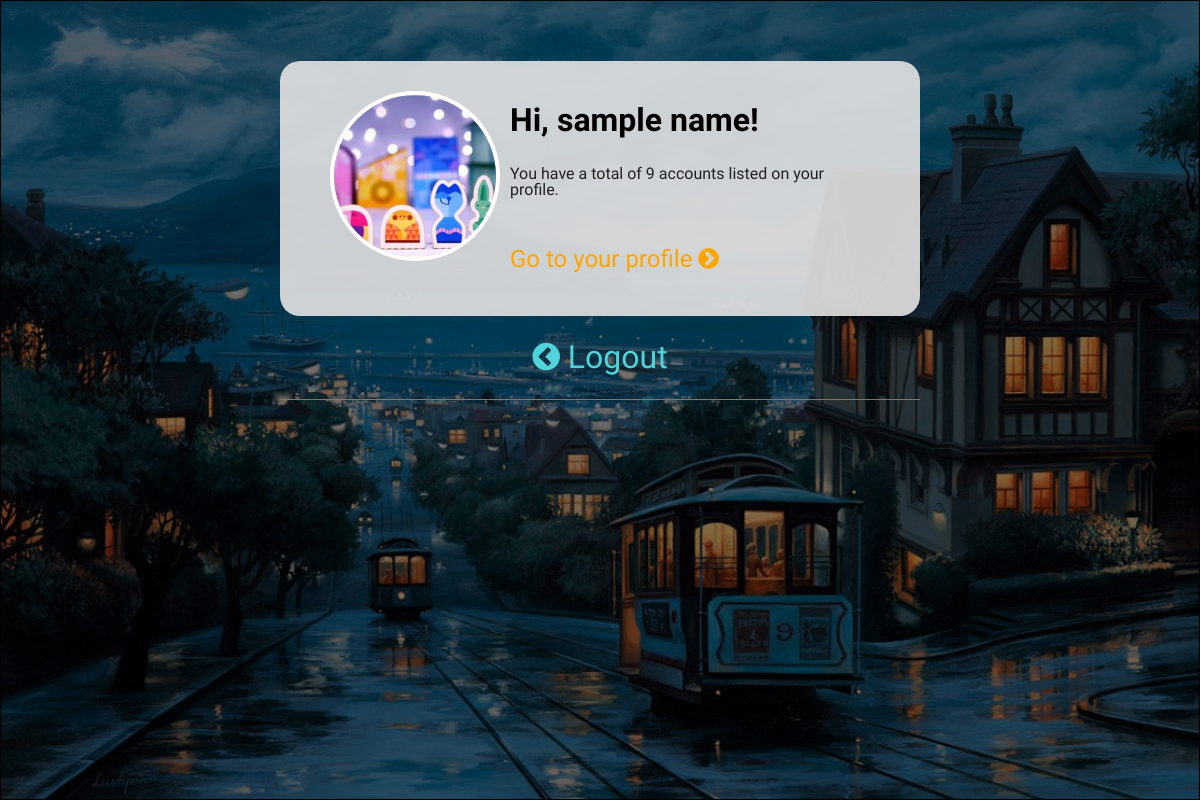
The page /main/ (signed in) on the database its author committed.
### user/models.py (models this page shows, shortened)
class User(models.Model):
    VIS_CHOICES=(
        (1, 'Public'),
        (0, 'Private'),
    )
    username = models.CharField(max_length=50)
    password = models.CharField(max_length=50)
    email = models.EmailField()
    displayname = models.CharField(max_length=50)
    description = models.CharField(max_length=200, blank=True)
    vis = models.PositiveSmallIntegerField(choices=VIS_CHOICES, default=1)
    profileImg = models.ImageField(upload_to='pic/', default = 'pic/default.jpg')
    bgImg = models.ImageField(upload_to='bg/', default = 'bg/default.jpg')  #change to imagefield?
    useBg = models.BooleanField()

### main/views.py (the view)
def index(request):
    template = loader.get_template('main/index.html')
    form = RegisterForm()
    try:
        u = user.views.getLoggedInUser(request)
    except User.DoesNotExist:
        return HttpResponse(template.render({}, request))
    notifNum = user.views.getUnreadNotifNum(request)
    return HttpResponse(template.render({'user': u, 'notifNum': notifNum, 'form': form}, request))

### user/views.py (called while the page is built)
def getLoggedInUser(request):
    uid = request.session.get('login_id')
    try:
        u = User.objects.get(id=uid)
    except (KeyError, User.DoesNotExist):
        return None
    return u

def getUnreadNotifNum(request):
    u = getLoggedInUser(request)
    if u:
        num = Notification.objects.filter(Q(fromuser=u.id) & Q(is_accepted=True) & Q(is_read=False) |  Q(touser=u.id) & Q(is_accepted=False) & Q(is_read=False)).count()
        return num

### main/templates/main/index.html (shortened to what this page needs)
{% extends 'main/layoutmain.html' %}
{% block outsidecontent %}
<div class="overlay">
  <div class="overlay-black"></div>
    <div class="content animated fadeInUp">
      {% if request.session.loggedin %}
        {% include 'main/loggedinbox.html' %}
      {% endif %}
</div>
</div>
{% endblock %}

### main/templates/main/loggedinbox.html
<div class="loggedinbox">
  <img src="/media/{{user.profileImg}}"/>
  <h1>Hi, {{ user.displayname }}!</h1>
  <p>You have a total of {{ user.post_set.all.count }} accounts listed on your profile.</p>
  <br />
  <p><a href="{% url 'user:index' %}" class="hvr-bob">Go to your profile <i class="fa fa-chevron-circle-right fa-1x" aria-hidden="true"></i></a></p>
</div><div class="mainbox logoutbox">
  <p><a href="{% url 'user:logout' %}" class="hvr-bob"><i class="fa fa-chevron-circle-left fa-1x" aria-hidden="true"></i> Logout</a></p>
</div>

### static/stylesheet.css (style rules this page uses)
*, *:after, *:before { -webkit-box-sizing: border-box; -moz-box-sizing: border-box; box-sizing: border-box; }
html, body { width:100%; height:100%; }
body { background-color:#434548; color: #222; line-height: 1.6; font-family: 'Oxygen', calibri, sans-serif; margin:0px; }
a { color: #50d4d9; text-decoration:none; border:none; }
.content { width:800px; margin-left:auto; margin-right:auto; position:relative; }
.mainbox { width:80%; text-align:center; display:block; margin-left:auto; margin-right:auto; margin-bottom:20px; padding-bottom:0px; border-bottom:1px solid #777; color: #fff; }
.loggedinbox { border-radius:20px; background-color:#e4e4e4; width:100%; position:relative; min-height:230px; padding:30px 50px; line-height:1em; margin-bottom:50px; text-align: left; }
.loggedinbox img { float:left; vertical-align: middle; border: 4px solid #fff; border-radius:100%; margin-right:10px; height:170px; width:170px; }
.loggedinbox h1 { font-family: 'Oswald', Georgia, serif; color:#000; display:inline-block; }
.loggedinbox p a { font-family: 'Oswald', Georgia, serif; font-size:1.5em; color:orange; }
.logoutbox a { text-align:center; font-family: 'Oswald', Georgia, serif; font-size:2em; }
.overlay-black { position:absolute; top:0px; left:0px; width:100%; height:100%; background-color:#000; z-index:6; opacity:0.5; }

### rows shown on the page
User: profileImg (picture), displayname "sample name", post_set.all.count "9"
